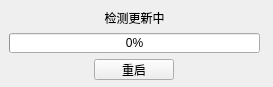
<?xml version="1.0" encoding="UTF-8"?>
<ui version="4.0">
 <class>Update</class>
 <widget class="QWidget" name="Update">
  <property name="geometry">
   <rect>
    <x>0</x>
    <y>0</y>
    <width>273</width>
    <height>87</height>
   </rect>
  </property>
  <property name="windowTitle">
   <string>更新</string>
  </property>
  <widget class="QWidget" name="verticalLayoutWidget">
   <property name="geometry">
    <rect>
     <x>9</x>
     <y>9</y>
     <width>251</width>
     <height>71</height>
    </rect>
   </property>
   <layout class="QVBoxLayout" name="verticalLayout_2">
    <item>
     <widget class="QLabel" name="tipLabel">
      <property name="text">
       <string>检测更新中</string>
      </property>
      <property name="alignment">
       <set>Qt::AlignCenter</set>
      </property>
     </widget>
    </item>
    <item>
     <widget class="QProgressBar" name="progressBar">
      <property name="value">
       <number>0</number>
      </property>
      <property name="alignment">
       <set>Qt::AlignCenter</set>
      </property>
     </widget>
    </item>
    <item alignment="Qt::AlignHCenter">
     <widget class="QPushButton" name="restartBtn">
      <property name="sizePolicy">
       <sizepolicy hsizetype="Fixed" vsizetype="Fixed">
        <horstretch>0</horstretch>
        <verstretch>0</verstretch>
       </sizepolicy>
      </property>
      <property name="layoutDirection">
       <enum>Qt::LeftToRight</enum>
      </property>
      <property name="text">
       <string>重启</string>
      </property>
     </widget>
    </item>
   </layout>
  </widget>
 </widget>
 <resources/>
 <connections/>
</ui>
